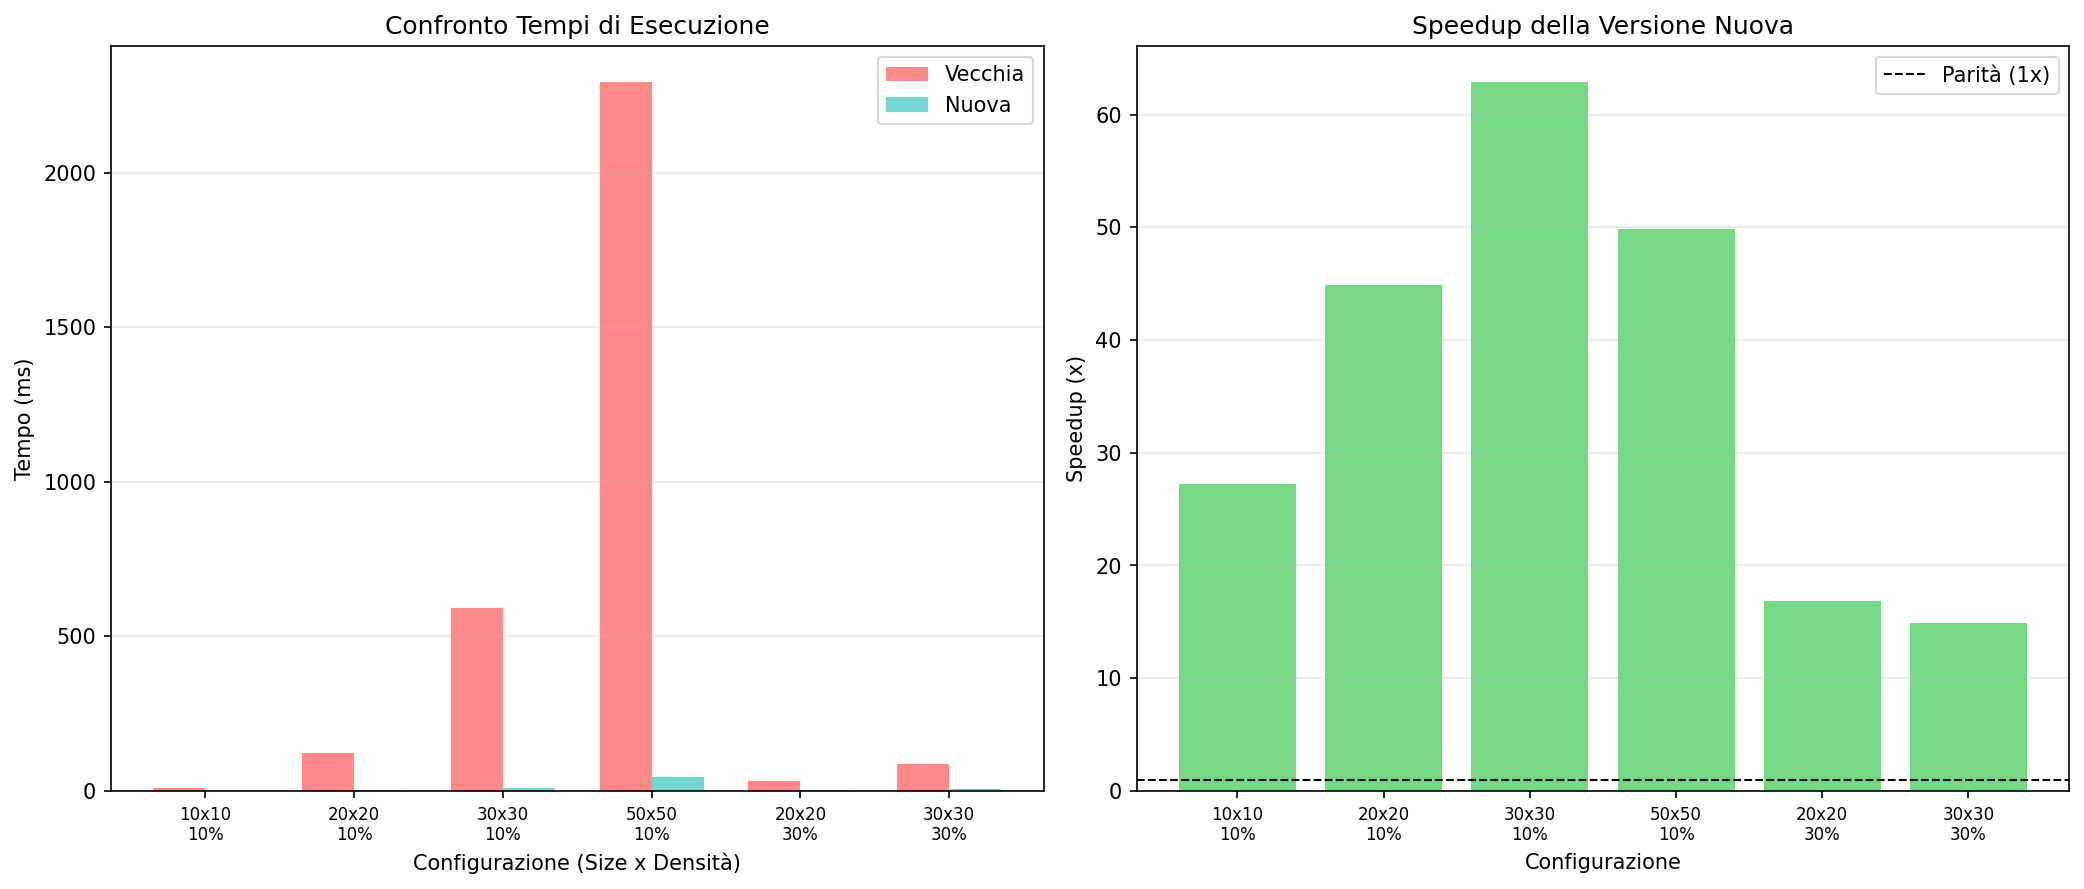

Write Python code to recreate this figure.
#!/usr/bin/env python3
# -*- coding: utf-8 -*-
"""
Benchmark per confrontare le prestazioni di compute_context_and_complement
Versione VECCHIA vs NUOVA
"""

import time
import random
import matplotlib.pyplot as plt
import numpy as np
from typing import Tuple, Set, List, Callable
from dataclasses import dataclass
from statistics import mean, stdev

Cell = Tuple[int, int]

# ========================= MOCK GRID CLASS =========================
class Grid:
    def __init__(self, h: int, w: int):
        self.h, self.w = h, w
        self.cells = [[0] * w for _ in range(h)]
    
    def in_bounds(self, r: int, c: int) -> bool:
        return 0 <= r < self.h and 0 <= c < self.w
    
    def is_free(self, r: int, c: int) -> bool:
        return self.in_bounds(r, c) and self.cells[r][c] == 0
    
    def set_obstacle(self, r: int, c: int):
        if self.in_bounds(r, c):
            self.cells[r][c] = 1
    
    def generate_random_obstacles(self, density: float = 0.2):
        """Genera ostacoli casuali con una certa densità (0.0 - 1.0)"""
        for r in range(self.h):
            for c in range(self.w):
                if random.random() < density:
                    self.cells[r][c] = 1


# ========================= UTILITY =========================
def sign(x: int) -> int:
    return (x > 0) - (x < 0)


# ========================= VERSIONE VECCHIA =========================
def compute_context_and_complement_OLD(g: Grid, O: Cell) -> Tuple[Set[Cell], Set[Cell]]:
    """VERSIONE ORIGINALE (non ottimizzata)"""
    context: Set[Cell] = set()
    complement: Set[Cell] = set()

    rows, cols = g.h, g.w
    r0, c0 = O

    if not g.in_bounds(r0, c0) or not g.is_free(r0, c0):
        raise ValueError(f"Origine {O} non valida")

    diagonals = [(-1, 1), (-1, -1), (1, -1), (1, 1)]
    horizontals = [(0, 1), (0, -1)]
    verticals = [(-1, 0), (1, 0)]

    def free_path(r, c, dr, dc, steps) -> Tuple[int, int] | None:
        for _ in range(steps):
            r += dr
            c += dc
            if not g.in_bounds(r, c) or not g.is_free(r, c):
                return None
        return (r, c)

    # Itera su tutte le celle
    for r in range(rows):
        for c in range(cols):
            if (r, c) == O or not g.is_free(r, c):
                continue

            found_type1 = False
            found_type2 = False

            # TIPO 1: oblique poi rette
            for ddr, ddc in diagonals:
                for k in range(0, max(rows, cols)):
                    start = free_path(r0, c0, ddr, ddc, k)
                    if start is None:
                        break
                    sr, sc = start
                    if (sr, sc) == (r, c):
                        found_type1 = True
                        break
                    for dr, dc in [(0, ddc), (ddr, 0)]:
                        for m in range(1, max(rows, cols)):
                            end = free_path(sr, sc, dr, dc, m)
                            if end is None:
                                break
                            if end == (r, c):
                                found_type1 = True
                                break
                        if found_type1:
                            break
                    if found_type1:
                        break
                if found_type1:
                    break

            # Cammini puri
            if not found_type1:
                for dr, dc in horizontals + verticals:
                    end = free_path(r0, c0, dr, dc, max(abs(r - r0), abs(c - c0)))
                    if end == (r, c):
                        found_type1 = True
                        break
                if not found_type1:
                    for dr, dc in diagonals:
                        end = free_path(r0, c0, dr, dc, abs(r - r0))
                        if end == (r, c):
                            found_type1 = True
                            break

            # TIPO 2: dritte poi oblique
            for dr, dc in horizontals + verticals:
                for m in range(1, max(rows, cols)):
                    start = free_path(r0, c0, dr, dc, m)
                    if start is None:
                        break
                    sr, sc = start

                    possible_diagonals = []
                    if sr < r0 and sc > c0:
                        possible_diagonals = [(-1, 1)]
                    elif sr < r0 and sc < c0:
                        possible_diagonals = [(-1, -1)]
                    elif sr > r0 and sc < c0:
                        possible_diagonals = [(1, -1)]
                    elif sr > r0 and sc > c0:
                        possible_diagonals = [(1, 1)]
                    else:
                        if sr == r0:
                            if sc > c0:
                                possible_diagonals = [(-1, 1), (1, 1)]
                            elif sc < c0:
                                possible_diagonals = [(-1, -1), (1, -1)]
                        elif sc == c0:
                            if sr < r0:
                                possible_diagonals = [(-1, 1), (-1, -1)]
                            elif sr > r0:
                                possible_diagonals = [(1, 1), (1, -1)]

                    for ddr, ddc in possible_diagonals:
                        if (r - sr) * ddr < 0 or (c - sc) * ddc < 0:
                            continue
                        for k in range(1, max(rows, cols)):
                            end = free_path(sr, sc, ddr, ddc, k)
                            if end is None:
                                break
                            if end == (r, c):
                                found_type2 = True
                                break
                        if found_type2:
                            break
                    if found_type2:
                        break
                if found_type2:
                    break

            if found_type1:
                context.add((r, c))
            elif found_type2:
                complement.add((r, c))

    return context, complement


# ========================= VERSIONE NUOVA =========================
def is_path_free(g: Grid, r: int, c: int, dr: int, dc: int, steps: int) -> bool:
    for _ in range(steps):
        r += dr
        c += dc
        if not g.in_bounds(r, c) or not g.is_free(r, c):
            return False
    return True


def is_type1_reachable(g: Grid, r0: int, c0: int, r: int, c: int, dr: int, dc: int) -> bool:
    # Solo ortogonale
    if dr == 0 and dc != 0:
        return is_path_free(g, r0, c0, 0, sign(dc), abs(dc))
    if dc == 0 and dr != 0:
        return is_path_free(g, r0, c0, sign(dr), 0, abs(dr))
    
    # Solo diagonale
    if abs(dr) == abs(dc):
        if is_path_free(g, r0, c0, sign(dr), sign(dc), abs(dr)):
            return True
    
    # Diagonale + Ortogonale
    diag_steps = min(abs(dr), abs(dc))
    ddr, ddc = sign(dr), sign(dc)
    
    for k in range(1, diag_steps + 1):
        mid_r, mid_c = r0 + k * ddr, c0 + k * ddc
        
        if not is_path_free(g, r0, c0, ddr, ddc, k):
            break
        
        rem_dr, rem_dc = r - mid_r, c - mid_c
        
        if rem_dr == 0 and rem_dc != 0:
            if sign(rem_dc) == ddc:
                if is_path_free(g, mid_r, mid_c, 0, sign(rem_dc), abs(rem_dc)):
                    return True
        elif rem_dc == 0 and rem_dr != 0:
            if sign(rem_dr) == ddr:
                if is_path_free(g, mid_r, mid_c, sign(rem_dr), 0, abs(rem_dr)):
                    return True
    
    return False


def is_type2_reachable(g: Grid, r0: int, c0: int, r: int, c: int, dr: int, dc: int) -> bool:
    if dr == 0 or dc == 0:
        return False
    
    # Orizzontale + Diagonale
    for hor_steps in range(1, abs(dc) + 1):
        mid_r, mid_c = r0, c0 + hor_steps * sign(dc)
        
        if not is_path_free(g, r0, c0, 0, sign(dc), hor_steps):
            break
        
        rem_dr, rem_dc = r - mid_r, c - mid_c
        
        if abs(rem_dr) == abs(rem_dc) and abs(rem_dr) > 0:
            if sign(rem_dc) == sign(dc) and sign(rem_dr) * dr > 0:
                if is_path_free(g, mid_r, mid_c, sign(rem_dr), sign(rem_dc), abs(rem_dr)):
                    return True
    
    # Verticale + Diagonale
    for ver_steps in range(1, abs(dr) + 1):
        mid_r, mid_c = r0 + ver_steps * sign(dr), c0
        
        if not is_path_free(g, r0, c0, sign(dr), 0, ver_steps):
            break
        
        rem_dr, rem_dc = r - mid_r, c - mid_c
        
        if abs(rem_dr) == abs(rem_dc) and abs(rem_dr) > 0:
            if sign(rem_dr) == sign(dr) and sign(rem_dc) * dc > 0:
                if is_path_free(g, mid_r, mid_c, sign(rem_dr), sign(rem_dc), abs(rem_dr)):
                    return True
    
    return False


def compute_context_and_complement_NEW(g: Grid, O: Cell) -> Tuple[Set[Cell], Set[Cell]]:
    """VERSIONE OTTIMIZZATA"""
    context: Set[Cell] = set()
    complement: Set[Cell] = set()
    
    r0, c0 = O
    
    if not g.in_bounds(r0, c0) or not g.is_free(r0, c0):
        raise ValueError(f"Origine {O} non valida")
    
    for r in range(g.h):
        for c in range(g.w):
            if (r, c) == O or not g.is_free(r, c):
                continue
            
            dr, dc = r - r0, c - c0
            
            if is_type1_reachable(g, r0, c0, r, c, dr, dc):
                context.add((r, c))
            elif is_type2_reachable(g, r0, c0, r, c, dr, dc):
                complement.add((r, c))
    
    return context, complement


# ========================= BENCHMARK =========================
@dataclass
class BenchmarkResult:
    name: str
    time_ms: float
    context_size: int
    complement_size: int


def benchmark_function(
    func: Callable,
    grid: Grid,
    origin: Cell,
    runs: int = 5
) -> BenchmarkResult:
    """Esegue un benchmark di una funzione con più run"""
    times = []
    
    for _ in range(runs):
        start = time.perf_counter()
        context, complement = func(grid, origin)
        end = time.perf_counter()
        times.append((end - start) * 1000)  # Converti in ms
    
    return BenchmarkResult(
        name=func.__name__,
        time_ms=mean(times),
        context_size=len(context),
        complement_size=len(complement)
    )


def run_comprehensive_benchmark():
    """Esegue benchmark completo su diverse configurazioni"""
    print("=" * 70)
    print("BENCHMARK: compute_context_and_complement - VECCHIA vs NUOVA")
    print("=" * 70)
    
    # Configurazioni di test
    configs = [
        {"size": 10, "density": 0.1, "runs": 10},
        {"size": 20, "density": 0.1, "runs": 10},
        {"size": 30, "density": 0.1, "runs": 5},
        {"size": 50, "density": 0.1, "runs": 3},
        {"size": 20, "density": 0.3, "runs": 10},
        {"size": 30, "density": 0.3, "runs": 5},
    ]
    
    results_old = []
    results_new = []
    
    for config in configs:
        size = config["size"]
        density = config["density"]
        runs = config["runs"]
        
        print(f"\n--- Test: Griglia {size}x{size}, Densità ostacoli {density:.0%} ---")
        
        # Genera griglia
        g = Grid(size, size)
        g.generate_random_obstacles(density)
        
        # Trova origine valida (cella libera al centro)
        origin = (size // 2, size // 2)
        while not g.is_free(*origin):
            origin = (random.randint(0, size-1), random.randint(0, size-1))
        
        print(f"Origine: {origin}")
        
        # Benchmark VECCHIA
        print("  Esecuzione VECCHIA versione...", end=" ")
        res_old = benchmark_function(compute_context_and_complement_OLD, g, origin, runs)
        results_old.append(res_old)
        print(f"✓ {res_old.time_ms:.2f} ms")
        
        # Benchmark NUOVA
        print("  Esecuzione NUOVA versione...", end=" ")
        res_new = benchmark_function(compute_context_and_complement_NEW, g, origin, runs)
        results_new.append(res_new)
        print(f"✓ {res_new.time_ms:.2f} ms")
        
        # Speedup
        speedup = res_old.time_ms / res_new.time_ms
        print(f"  📊 Speedup: {speedup:.2f}x")
        
        # Verifica correttezza
        if res_old.context_size != res_new.context_size or res_old.complement_size != res_new.complement_size:
            print("  ⚠️  WARNING: Risultati differenti!")
    
    # Riepilogo grafico
    print("\n" + "=" * 70)
    print("RIEPILOGO GENERALE")
    print("=" * 70)
    
    labels = [f"{c['size']}x{c['size']}\n{c['density']:.0%}" for c in configs]
    times_old = [r.time_ms for r in results_old]
    times_new = [r.time_ms for r in results_new]
    
    # Calcola statistiche
    avg_speedup = mean([old/new for old, new in zip(times_old, times_new)])
    print(f"Speedup medio: {avg_speedup:.2f}x")
    print(f"Tempo risparmiato medio: {mean([old-new for old, new in zip(times_old, times_new)]):.2f} ms")
    
    # Grafico
    fig, (ax1, ax2) = plt.subplots(1, 2, figsize=(14, 6))
    
    # Grafico 1: Confronto tempi
    x = np.arange(len(labels))
    width = 0.35
    
    ax1.bar(x - width/2, times_old, width, label='Vecchia', color='#FF6B6B', alpha=0.8)
    ax1.bar(x + width/2, times_new, width, label='Nuova', color='#4ECDC4', alpha=0.8)
    ax1.set_xlabel('Configurazione (Size x Densità)')
    ax1.set_ylabel('Tempo (ms)')
    ax1.set_title('Confronto Tempi di Esecuzione')
    ax1.set_xticks(x)
    ax1.set_xticklabels(labels, fontsize=8)
    ax1.legend()
    ax1.grid(axis='y', alpha=0.3)
    
    # Grafico 2: Speedup
    speedups = [old/new for old, new in zip(times_old, times_new)]
    colors = ['#51CF66' if s > 1 else '#FF6B6B' for s in speedups]
    
    ax2.bar(x, speedups, color=colors, alpha=0.8)
    ax2.axhline(y=1, color='black', linestyle='--', linewidth=1, label='Parità (1x)')
    ax2.set_xlabel('Configurazione')
    ax2.set_ylabel('Speedup (x)')
    ax2.set_title('Speedup della Versione Nuova')
    ax2.set_xticks(x)
    ax2.set_xticklabels(labels, fontsize=8)
    ax2.legend()
    ax2.grid(axis='y', alpha=0.3)
    
    plt.tight_layout()
    plt.savefig('benchmark_context_complement.png', dpi=150, bbox_inches='tight')
    print("\n📊 Grafico salvato in: benchmark_context_complement.png")
    plt.show()


# ========================= MAIN =========================
if __name__ == "__main__":
    random.seed(42)  # Riproducibilità
    run_comprehensive_benchmark()